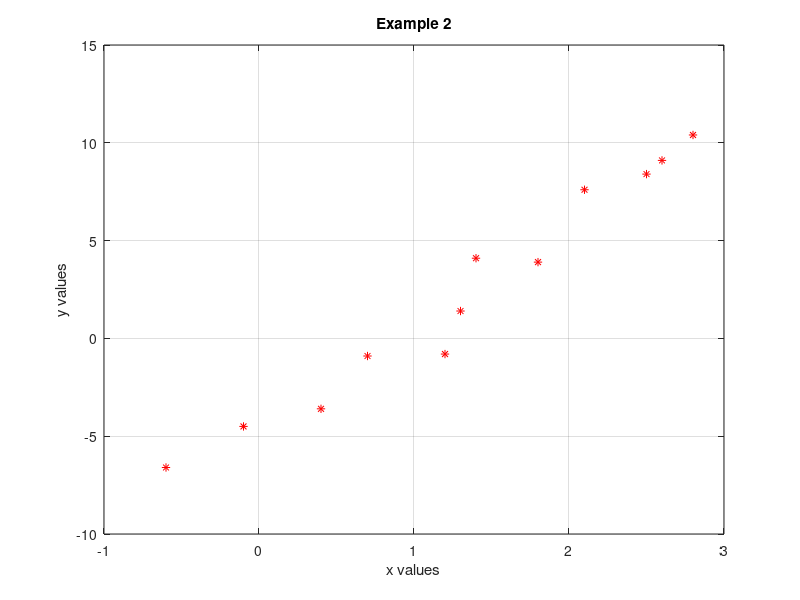

MATLAB code for this plot: (Note: this script raises an error after producing the figure.)
%% Howto create figures
% 2022-08-05
%
% HTW Dresden, faculty of electrical engineering
% measurement engineering
% Prof. Matthias Henker
% ---------------------------------------------------------------------
% This is a simple sample script within a series of howto-files.
%
% This sample script is dealing with fitting curves to measurement data
% (regression: see also https://en.wikipedia.org/wiki/Regression_analysis)
% Matlab is very powerful and can make your life easier with lots of
% toolboxes such as the 'Curve Fitting Toolbox'. This a a very short
% introduction only.
%
% ATTENTION: The Curve Fitting Toolbox is required to run this script.
% You can download and install this toolbox directly in Matlab: Just go to
% HOME tab --> Add-Ons --> Get Add-Ons and search for Curve Fitting Toolbox
%
%   - for further reading use 'help fit' or 'doc fit' as starting point in
%     the Matlab help (after installation of toolbox)
%   - or search for 'curve fitting' in the Matlab help window
%
% just start this script (short cut 'F5') and get inspired

%% here we start

CleanMatlab = true; % true or false

% optionally clean Matlab
if CleanMatlab  % set to true/false to enable/disable cleaning
    clear;      % clear all variables from the workspace (see 'help clear')
    close all;  % close all figures
    clc;        % clear command window
end

% -------------------------------------------------------------------------
%% example 2 (like example 1 but with more comments and options)

% your noisy measurement values ==> you can replace them by your own data
x_meas = [-0.6 -0.1  0.4  0.7  1.2  1.3  1.4  1.8  2.1  2.5  2.6  2.8];
y_meas = [-6.6 -4.5 -3.6 -0.9 -0.8  1.4  4.1  3.9  7.6  8.4  9.1 10.4];

% plot measurement values: only show data points, but do not connect points
figure(1);
plot(x_meas, y_meas, 'r*');
grid on;
title('Example 2');
xlabel('x values')
ylabel('y values');
xlim auto;       % optionally scale x- and y-axis
ylim auto;
zoom on;         % click into figure window will zoom in at default

% your problem: you expect a linear curve (y = m*x + n) but your
% measurement values do not fit to a perfect line
%   - your data are somewhat distorted
%   - How to find suitable coefficients 'm' and 'n' to get the best fitting
%     curve 'y = m*x + n'? see https://en.wikipedia.org/wiki/Least_squares
% ==> with the curve fitting toolbox even newbies can solve this problem

% as first step define your wanted curve as symbolic equation
%  - use 'x' for your data (y = f(x))
%  - all other variables are the unknown coefficients you are searching for
myFType = fittype('m*x + n');    % ==> adjust definition to your needs
%
% for your information only: check that everything is fine
disp('Some properties of your fit object:');
disp(myFType);
disp(indepnames(myFType))   % should be 'x'
disp(dependnames(myFType))  % should be 'y'   (y = f(x))
disp(coeffnames(myFType))   % ORDERED!!! list of your coefficients
%disp(formula(myFType))     % should be identical to your fittype def.

% optionally, you can define some fit options like start values for your
% coefficients
%   - when you have a rough idea about your unknown coefficients
%   - drop these lines when you have no idea about your coefficients
myOpts  = fitoptions(myFType);
myOpts.StartPoint = [2 -3];  % ordered as in coeffnames(myFType) !!
% ... for experts: there are more options available

% now create fit object with your data and options
% Note: data vectors have to be column vectors ==> use x' to transpose
myFit = fit(x_meas', y_meas', myFType, myOpts);
% show results
disp(myFit);
% optionally get values of your wanted coefficients
%m = myFit.m;  % names of coefficients depend on your 'fittype' definition
%n = myFit.n;

% plot best fitting curve in your diagram
figure(1);
% define plot range
x_range = (-1: 0.1 : 3);
% evaluate best fitting curve for your x values (plot range)
y_fit_curve = feval(myFit, x_range);
hold on;
plot(x_range, y_fit_curve, '--b');
hold off;
% add a legend
legend('measurement values', 'best fitting curve');

%% this is the end

disp('Curve Fitting Test Done.');

return % end of file